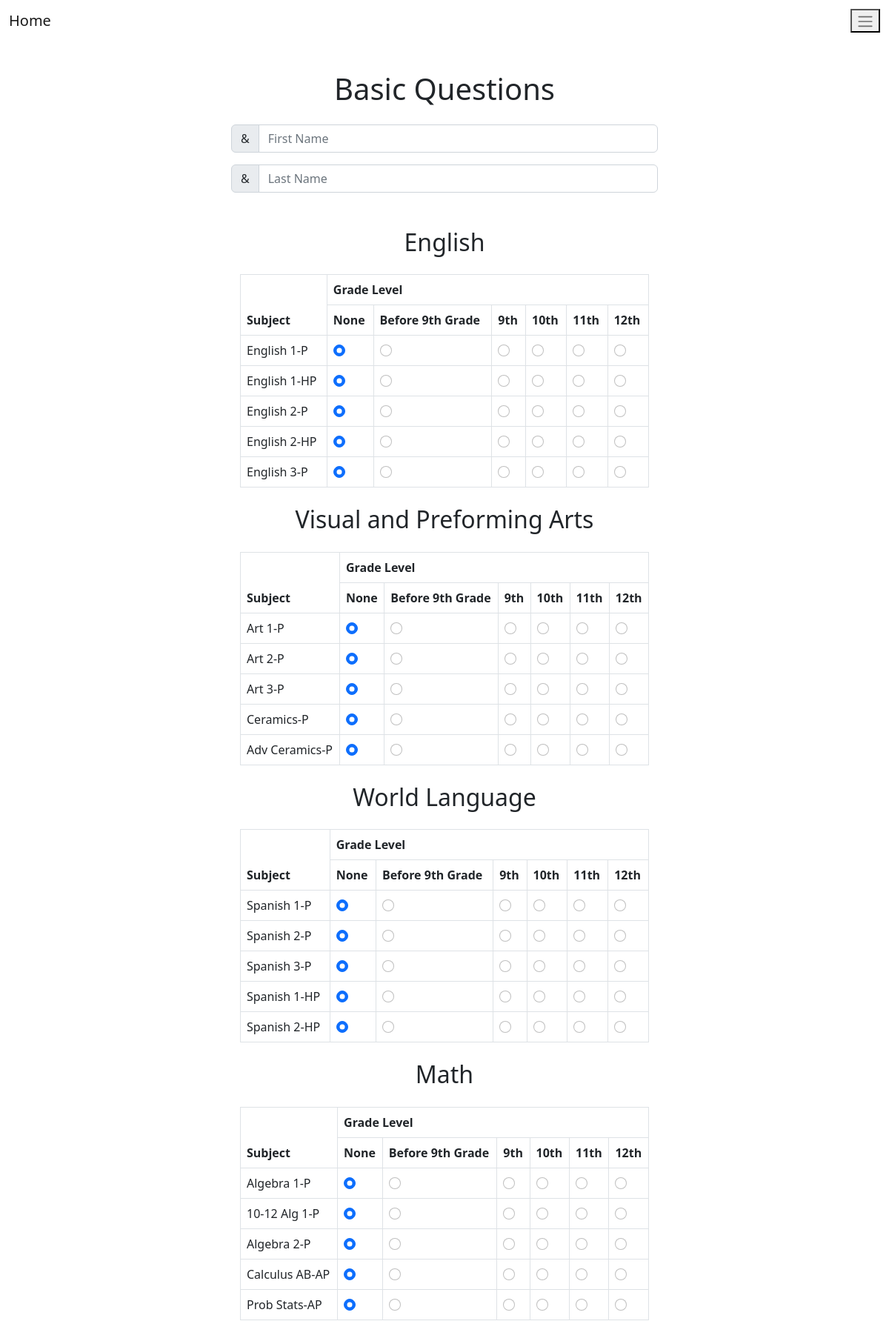
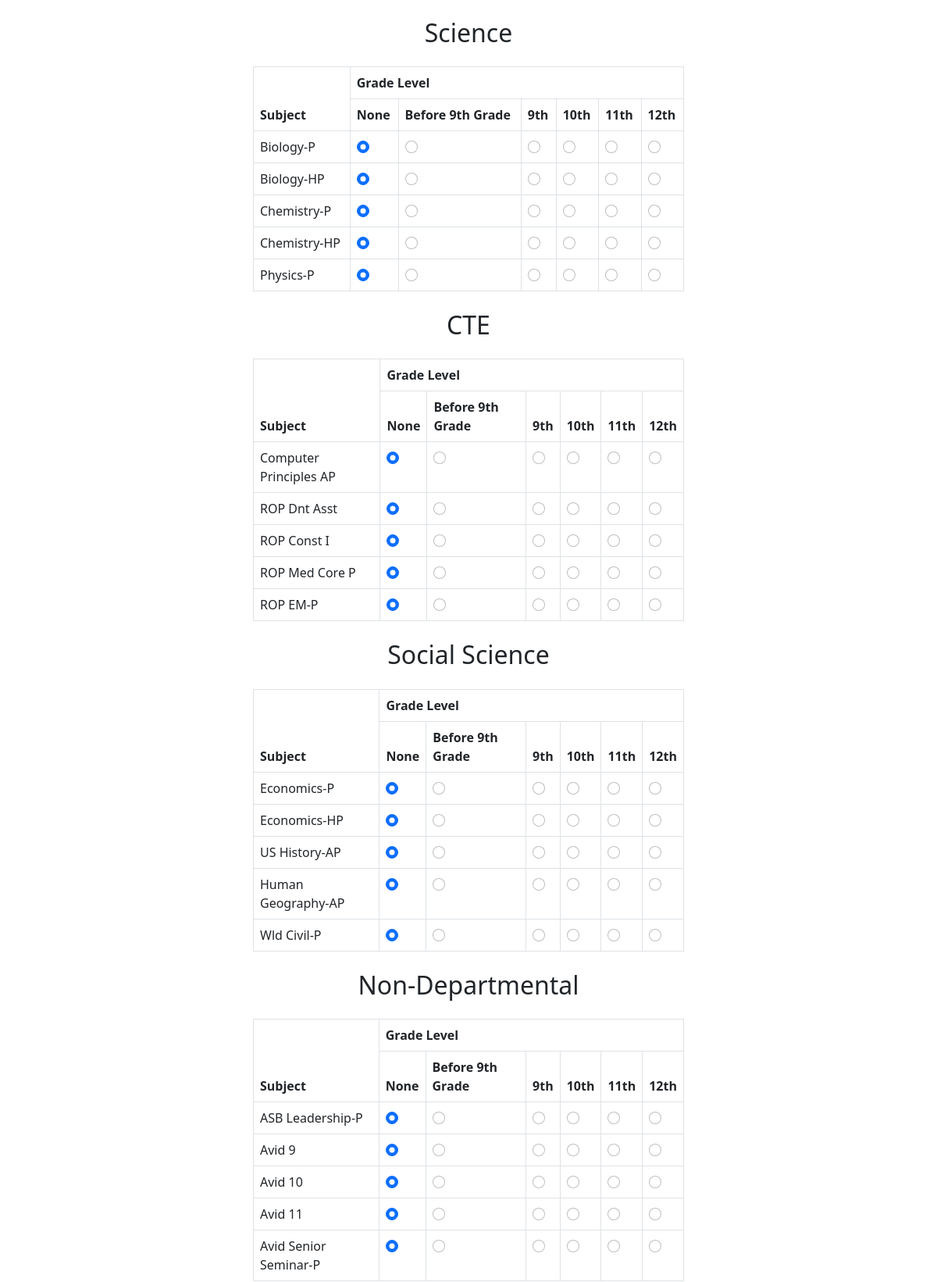
The page / (upper part) on the database its author committed (2 pictures, top to bottom).
### website/models.py (models this page shows)
class Path(db.Model):
    id = db.Column(db.Integer, primary_key=True)
    Path_Name = db.Column(db.String(120), unique = True)
    classes = db.relationship('Class')

class Class(db.Model):
    id = db.Column(db.Integer, primary_key=True)
    Course_Name = db.Column(db.String(1000))
    prerequisites = db.relationship('Class', secondary=prerequisite_table,
                                     primaryjoin=id==prerequisite_table.c.course_id,
                                     secondaryjoin=id==prerequisite_table.c.prerequisite_id)
    Course_Notes = db.Column(db.String(10000))
    Course_Path = db.Column(db.Integer, db.ForeignKey('path.id'))

### website/views.py (the view)
@views.route('/', methods = ["GET","POST"])
def home():
  if request.method == "POST":
    selected_grades = {}
    keywords = request.form.getlist("keywords")
    First_Name = request.form.get("First Name")
    Last_Name = request.form.get("Last Name")
    if First_Name == None or Last_Name == None:
      flash("Missing Name", 'error')
      return redirect(request.url)
    if keywords == None:
      flash("Please select at least one key word", 'error')
      return redirect(request.url)
    paths = Path.query.all()
    course_names = []
    for path in paths:
      for course in path.classes:
        course_names.append(course.Course_Name)
    for course in course_names:
      selected_grade = request.form.get(f'grade-{course}')
      selected_grades[course] = selected_grade
    keywords_str = ','.join(keywords)
    student = Student(firstName = First_Name, lastName = Last_Name, keywords= keywords_str, classesTaken=selected_grades)
    session['student'] = student.to_dict()
    return redirect(url_for('views.results', keywords = keywords_str, First_name = First_Name))
  else:
    keywords = ['Computers', 'Math', 'Science', 'Art', 'Electricity', 'Space', 'Law', 'Police', 'Construction', 'Engineering', 'Placeholder', 'Placeholder2', 'Placeholder3', 'Placeholder4']
    paths = Path.query.all()
    return render_template('index.html', keywords = keywords, paths = paths)

### website/templates/index.html (shortened to what this page needs)
<!DOCTYPE html>
<html>
  <head>
    {% block head %}
    <link href="https://cdn.jsdelivr.net/npm/bootstrap@5.2.3/dist/css/bootstrap.min.css" rel="stylesheet">
    {% endblock %}
  </head>
  <body>
    {% block navbar %}
    <nav class="navbar navbar-expand-lg bg-body-tertiary">
      <div class="container-fluid">
        <a href="/" class="navbar-brand">Home</a>
        <button class="navbar-toggle" type = "button" data-bs-toggle="collapse" data-bs0-target="#navbarSupportedContent" aria-controls="navbarSupportedContent" aria-expanded="false" aria-label="Toggle navigation">
          <span class="navbar-toggler-icon"></span>
        </button>
      </div>
    </nav>
    {% endblock %}
  <div class="main">
    {% block main %}
    <form action="/" method="POST" class="d-flex flex-wrap">
    <div class="container-fluid mt-3 justify-content-center align-items-center w-50">
      <h1 class="my-4 d-flex justify-content-center">Basic Questions</h1>
      <div class="input-group mb-3 d-flex justify-content-center">
        <span class="input-group-text" id="basic-addon1">&</span>
        <input type="text" class = "form-control" placeholder="First Name" aria-label = "First Name" aria-describedby="basic-addon1" name = "First Name">
      </div>
      <div class="input-group mb-3 d-flex justify-content-center">
        <span class="input-group-text" id="basic-addon1">&</span>
        <input type="text" class = "form-control" placeholder="Last Name" aria-label = "Last Name" aria-describedby="basic-addon1" name = "Last Name">
      </div>
<div class="container mt-5">
  {% for path in paths %}
    <h2 class="my-4 d-flex justify-content-center">{{path.Path_Name}}</h2>
    <table class="table table-bordered">
        <thead>
            <tr>
                <th rowspan="2">Subject</th>
                <th colspan="6">Grade Level</th>
            </tr>
            <tr>
                <th>None</th>
                <th>Before 9th Grade</th>
                <th>9th</th>
                <th>10th</th>
                <th>11th</th>
                <th>12th</th>
            </tr>
        </thead>
        <tbody>
            {% for i in range(5) %}
            <tr>
              <td class="subject-col">{{path.classes[i].Course_Name}}</td>
                {% for x in range(5) %}
                {% if x == 0 %}
                <td><input type="radio" name="grade-{{path.classes[i].Course_Name}}" class="form-check-input" id="radio-{{path.classes[i].Course_Name}}-{{x}}" value="{{x}}" checked></td>
                {% endif %}
                <td><input type="radio" name="grade-{{path.classes[i].Course_Name}}" class="form-check-input" id="radio-{{path.classes[i].Course_Name}}-{{x}}" value="{{x}}"></td>
                {% endfor %}
            </tr>
            {% endfor %}
        </tbody>
    </table>
  {% endfor %}
</div>
      </form>
      </div>
    {% endblock %}
  </body>
</html>

### rows shown on the page
Path: Path_Name "English", Course_Name "English 1-P" "English 1-HP" "English 2-P" "English 2-HP" "English 3-P"
Path: Path_Name "Visual and Preforming Arts", Course_Name "Art 1-P" "Art 2-P" "Art 3-P" "Ceramics-P" "Adv Ceramics-P"
Path: Path_Name "World Language", Course_Name "Spanish 1-P" "Spanish 2-P" "Spanish 3-P" "Spanish 1-HP" "Spanish 2-HP"
Path: Path_Name "Math", Course_Name "Algebra 1-P" "10-12 Alg 1-P" "Algebra 2-P" "Calculus AB-AP" "Prob Stats-AP"
Path: Path_Name "Science", Course_Name "Biology-P" "Biology-HP" "Chemistry-P" "Chemistry-HP" "Physics-P"
Path: Path_Name "CTE", Course_Name "Computer Principles AP" "ROP Dnt Asst" "ROP Const I" "ROP Med Core P" "ROP EM-P"
Path: Path_Name "Social Science", Course_Name "Economics-P" "Economics-HP" "US History-AP" "Human Geography-AP" "Wld Civil-P"
Path: Path_Name "Non-Departmental", Course_Name "ASB Leadership-P" "Avid 9" "Avid 10" "Avid 11" "Avid Senior Seminar-P"
